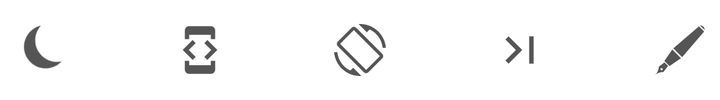
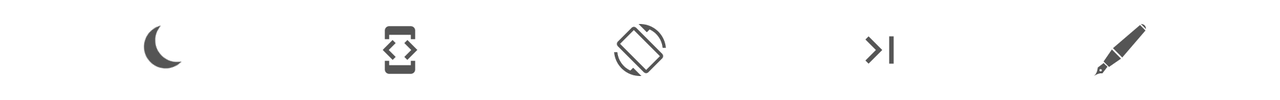

An Android layout and its configuration variant, each rendered on a device that would load it. The default file and the variant file are quoted in full after the pictures.
<!-- AndroidManifest.xml: application theme AppTheme -->
<!-- res/layout/bottomsheetreading.xml -->
<?xml version="1.0" encoding="utf-8"?>
<RelativeLayout xmlns:android="http://schemas.android.com/apk/res/android"
    android:layout_width="wrap_content"
    android:layout_height="wrap_content"
    xmlns:app="http://schemas.android.com/apk/res-auto"
    app:layout_behavior="android.support.design.widget.BottomSheetBehavior"
    app:behavior_hideable="true"
    android:clipToPadding="true"
    android:id="@+id/bottomsheetreading">

    <RelativeLayout
        android:layout_width="match_parent"
        android:layout_height="50dp"
        android:visibility="visible"
        android:elevation="10dp"
        android:id="@+id/smalllayout"
        android:background="#ffffff">

        <ImageView
            android:id="@+id/changeview"
            android:layout_width="30dp"
            android:padding="2dp"
            android:layout_height="30dp"
            android:layout_centerVertical="true"
            android:layout_centerInParent="true"
            android:src="@drawable/sreenrotateblack"/>
        <ImageView
            android:id="@+id/zoomout"
            android:layout_width="30dp"
            android:layout_height="30dp"
            android:padding="2dp"
            android:layout_centerVertical="true"
            android:src="@drawable/scrolltype"
            android:layout_marginRight="50dp"
            android:layout_toLeftOf="@+id/changeview"/>
        <ImageView
            android:id="@+id/zoomin"
            android:layout_width="30dp"
            android:layout_height="30dp"
            android:rotation="150"
            android:padding="2dp"
            android:layout_centerVertical="true"
            android:layout_toLeftOf="@id/zoomout"
            android:layout_marginRight="50dp"
            android:src="@drawable/nightmood"/>
        <ImageView
            android:id="@+id/gointo"
            android:layout_width="30dp"
            android:layout_height="30dp"
            android:padding="1.2dp"
           android:layout_toRightOf="@+id/changeview"
            android:layout_centerInParent="true"
            android:src="@drawable/forwardpage"
            android:layout_marginLeft="50dp"/>
        <ImageView
            android:id="@+id/writenote"
            android:layout_width="30dp"
            android:layout_height="30dp"
            android:padding="2.5dp"
            android:layout_centerVertical="true"
            android:layout_toRightOf="@+id/gointo"
            android:layout_marginLeft="50dp"
            android:src="@drawable/ic_fountain_pen"/>

    </RelativeLayout>

    <RelativeLayout
        android:layout_width="match_parent"
        android:layout_height="match_parent"
        android:visibility="gone"
        android:elevation="15dp"
        android:scrollbars="vertical"
        android:id="@+id/largelayout"
        android:background="#cc000000">

        <ImageView
            android:layout_width="match_parent"
            android:layout_height="40dp"
            android:background="@drawable/stroking"
            android:layout_alignParentBottom="true"
            android:id="@+id/readingcancel"
            android:src="@drawable/canceling01"
            android:padding="10dp"/>

        <ImageButton
            android:id="@+id/donewriting"
            android:layout_width="match_parent"
            android:layout_height="40dp"
            android:src="@drawable/check"
            android:elevation="10dp"
            android:layout_marginBottom="5dp"
            android:background="@drawable/stroking"
            android:layout_above="@+id/readingcancel"/>
        <EditText
            android:id="@+id/readingnote"
            android:layout_width="match_parent"
            android:layout_height="match_parent"
            android:layout_below="@+id/divider"
            android:background="@color/transperent"
            android:layout_above="@+id/donewriting"
            android:inputType="textMultiLine"
            android:scrollbars="vertical"
            android:elevation="10dp"
            android:paddingLeft="7dp"
            android:paddingStart="7dp"
            android:paddingTop="5dp"
            android:gravity="top"
            android:hint="Enter your Note here"
            android:textColorHint="#88ffffff"
            android:textColor="#ffffff"
            />
        <LinearLayout
            android:id="@+id/divider"
            android:layout_width="match_parent"
            android:layout_height="1dp"
            android:visibility="invisible"
            android:orientation="vertical"
            android:layout_below="@+id/readingtitle"
            android:background="#88ffffff"/>
        <EditText
            android:id="@+id/readingtitle"
            android:layout_width="match_parent"
            android:layout_height="50dp"
            android:background="@drawable/stroking"
            android:elevation="10dp"
            android:scrollbars="vertical"
            android:singleLine="true"
            android:gravity="left|center_vertical"
            android:paddingLeft="7dp"
            android:paddingStart="7dp"
            android:textColor="#ffffff"
            android:hint="Enter Title here"
            android:textColorHint="#88ffffff"/>

    </RelativeLayout>

</RelativeLayout>
<!-- resources referenced by this layout -->
<resources>
  <color name="transperent">#00000000</color>
  <!-- drawable canceling01 (drawable) -->
  <vector android:height="24dp" android:viewportHeight="64.0"
      android:viewportWidth="64.0" android:width="24dp" xmlns:android="http://schemas.android.com/apk/res/android">
      <path android:fillColor="#ffffff" android:pathData="M28.94,31.79L0.61,60.11c-0.79,0.79 -0.79,2.06 0,2.85c0.39,0.39 0.91,0.59 1.42,0.59c0.52,0 1.03,-0.2 1.42,-0.59l28.54,-28.54l28.54,28.54c0.39,0.39 0.91,0.59 1.42,0.59c0.51,0 1.03,-0.2 1.42,-0.59c0.79,-0.79 0.79,-2.06 0,-2.85L35.06,31.79L63.41,3.44c0.79,-0.79 0.79,-2.06 0,-2.85c-0.79,-0.79 -2.06,-0.79 -2.85,0L32,29.15L3.44,0.59c-0.79,-0.79 -2.06,-0.79 -2.85,0c-0.79,0.79 -0.79,2.06 0,2.85L28.94,31.79z"/>
  </vector>
  <!-- drawable check (drawable) -->
  <vector xmlns:android="http://schemas.android.com/apk/res/android"
          android:width="24dp"
          android:height="24dp"
          android:viewportWidth="24.0"
          android:viewportHeight="24.0">
      <path
          android:fillColor="#Ffffff"
          android:pathData="M9,16.17L4.83,12l-1.42,1.41L9,19 21,7l-1.41,-1.41z"/>
  </vector>
  <!-- drawable forwardpage (drawable) -->
  <vector xmlns:android="http://schemas.android.com/apk/res/android"
          android:width="24dp"
          android:height="24dp"
          android:viewportWidth="24.0"
          android:viewportHeight="24.0">
      <path
          android:fillColor="#aa000000"
          android:pathData="M5.59,7.41L10.18,12l-4.59,4.59L7,18l6,-6 -6,-6zM16,6h2v12h-2z"/>
  </vector>
  <!-- drawable nightmood (drawable) -->
  <vector xmlns:android="http://schemas.android.com/apk/res/android"
          android:width="24dp"
          android:height="24dp"
          android:viewportWidth="24.0"
          android:viewportHeight="24.0">
      <path
          android:fillColor="#aa000000"
          android:pathData="M9,2c-1.05,0 -2.05,0.16 -3,0.46 4.06,1.27 7,5.06 7,9.54 0,4.48 -2.94,8.27 -7,9.54 0.95,0.3 1.95,0.46 3,0.46 5.52,0 10,-4.48 10,-10S14.52,2 9,2z"/>
  </vector>
  <!-- drawable scrolltype (drawable) -->
  <vector xmlns:android="http://schemas.android.com/apk/res/android"
          android:width="24dp"
          android:height="24dp"
          android:viewportWidth="24.0"
          android:viewportHeight="24.0">
      <path
          android:fillColor="#aa000000"
          android:pathData="M7,5h10v2h2L19,3c0,-1.1 -0.9,-1.99 -2,-1.99L7,1c-1.1,0 -2,0.9 -2,2v4h2L7,5zM15.41,16.59L20,12l-4.59,-4.59L14,8.83 17.17,12 14,15.17l1.41,1.42zM10,15.17L6.83,12 10,8.83 8.59,7.41 4,12l4.59,4.59L10,15.17zM17,19L7,19v-2L5,17v4c0,1.1 0.9,2 2,2h10c1.1,0 2,-0.9 2,-2v-4h-2v2z"/>
  </vector>
  <!-- drawable sreenrotateblack (drawable) -->
  <vector xmlns:android="http://schemas.android.com/apk/res/android"
          android:width="24dp"
          android:height="24dp"
          android:viewportWidth="24.0"
          android:viewportHeight="24.0">
      <path
          android:fillColor="#aa000000"
          android:pathData="M16.48,2.52c3.27,1.55 5.61,4.72 5.97,8.48h1.5C23.44,4.84 18.29,0 12,0l-0.66,0.03 3.81,3.81 1.33,-1.32zM10.23,1.75c-0.59,-0.59 -1.54,-0.59 -2.12,0L1.75,8.11c-0.59,0.59 -0.59,1.54 0,2.12l12.02,12.02c0.59,0.59 1.54,0.59 2.12,0l6.36,-6.36c0.59,-0.59 0.59,-1.54 0,-2.12L10.23,1.75zM14.83,21.19L2.81,9.17l6.36,-6.36 12.02,12.02 -6.36,6.36zM7.52,21.48C4.25,19.94 1.91,16.76 1.55,13L0.05,13C0.56,19.16 5.71,24 12,24l0.66,-0.03 -3.81,-3.81 -1.33,1.32z"/>
  </vector>
  <!-- drawable stroking (drawable) -->
  <?xml version="1.0" encoding="utf-8"?>
  <shape xmlns:android="http://schemas.android.com/apk/res/android"
      android:shape="rectangle">
      <stroke android:color="#ffffff"
          android:width="1dp" />
  
  
  </shape>
  <style name="AppTheme" parent="Theme.AppCompat.Light.DarkActionBar">
          
          <item name="colorPrimary">#fbfcfc</item>
          <item name="colorPrimaryDark">#000000</item>
          <item name="colorAccent">#000503</item>
      </style>
</resources>
<!-- res/layout-land/bottomsheetreading.xml (the repository's variant of the layout above) -->
<!-- drawn on the phone turned sideways -->
<?xml version="1.0" encoding="utf-8"?>
<RelativeLayout xmlns:android="http://schemas.android.com/apk/res/android"
    android:layout_width="wrap_content"
    android:layout_height="wrap_content"
    xmlns:app="http://schemas.android.com/apk/res-auto"
    app:layout_behavior="android.support.design.widget.BottomSheetBehavior"
    app:behavior_hideable="true"
    android:clipToPadding="true"
    android:id="@+id/bottomsheetreading">

    <RelativeLayout
        android:layout_width="match_parent"
        android:layout_height="50dp"
        android:visibility="visible"
        android:elevation="10dp"
        android:id="@+id/smalllayout"
        android:background="#ffffff">

        <ImageView
            android:id="@+id/changeview"
            android:layout_width="30dp"
            android:layout_height="30dp"
            android:layout_centerVertical="true"
            android:layout_centerInParent="true"
            android:padding="2dp"
            android:src="@drawable/sreenrotateblack"/>
        <ImageView
            android:id="@+id/zoomout"
            android:layout_width="30dp"
            android:layout_height="30dp"
            android:layout_centerVertical="true"
            android:src="@drawable/scrolltype"
            android:padding="2dp"
            android:layout_marginRight="90dp"
            android:layout_toLeftOf="@+id/changeview"/>
        <ImageView
            android:id="@+id/zoomin"
            android:layout_width="30dp"
            android:layout_height="30dp"
            android:layout_centerVertical="true"
            android:layout_toLeftOf="@id/zoomout"
            android:layout_marginRight="90dp"
            android:src="@drawable/nightmood"
            android:rotation="150"
            android:padding="2dp"/>
        <ImageView
            android:id="@+id/gointo"
            android:layout_width="30dp"
            android:layout_height="30dp"
            android:layout_toRightOf="@+id/changeview"
            android:layout_centerInParent="true"
            android:src="@drawable/forwardpage"
            android:padding="1.2dp"
            android:layout_marginLeft="90dp"/>
        <ImageView
            android:id="@+id/writenote"
            android:layout_width="30dp"
            android:layout_height="30dp"
            android:layout_centerVertical="true"
            android:layout_toRightOf="@+id/gointo"
            android:layout_marginLeft="90dp"
            android:src="@drawable/ic_fountain_pen"
            android:padding="2dp"/>

    </RelativeLayout>

    <RelativeLayout
        android:layout_width="match_parent"
        android:layout_height="270dp"
        android:visibility="gone"
        android:id="@+id/largelayout"
        android:background="#cc000000">
        <ImageButton
            android:id="@+id/donewriting"
            android:layout_width="match_parent"
            android:layout_height="wrap_content"
            android:src="@drawable/check"
            android:elevation="10dp"
            android:background="@drawable/stroking"
            android:layout_alignParentBottom="true"/>

        <ImageView
            android:layout_width="match_parent"
            android:layout_height="40dp"
            android:background="@drawable/stroking"
            android:layout_alignParentBottom="true"
            android:id="@+id/readingcancel"
            android:visibility="gone"
            android:src="@drawable/canceling01"
            android:padding="10dp"/>
        <EditText
            android:id="@+id/readingnote"
            android:layout_width="match_parent"
            android:layout_height="200dp"
            android:background="@color/transperent"
            android:layout_above="@+id/donewriting"
            android:inputType="textMultiLine"
            android:scrollbars="vertical"
            android:elevation="10dp"
            android:paddingLeft="7dp"
            android:paddingStart="7dp"
            android:paddingTop="5dp"
            android:gravity="top"
            android:hint="Enter your Note here"
            android:textColorHint="#88ffffff"
            android:textColor="#ffffff"
            />
        <LinearLayout
            android:id="@+id/divider"
            android:layout_width="match_parent"
            android:layout_height="1dp"
            android:visibility="invisible"
            android:orientation="vertical"
            android:layout_above="@+id/readingnote"
            android:background="#88ffffff"/>
        <EditText
            android:id="@+id/readingtitle"
            android:layout_width="match_parent"
            android:layout_height="50dp"
            android:background="@drawable/stroking"
            android:layout_above="@+id/divider"
            android:elevation="10dp"
            android:singleLine="true"
            android:gravity="left|center_vertical"
            android:paddingLeft="7dp"
            android:paddingStart="7dp"
            android:textColor="#ffffff"
            android:hint="Enter Title here"
            android:textColorHint="#88ffffff"/>

    </RelativeLayout>

</RelativeLayout>
